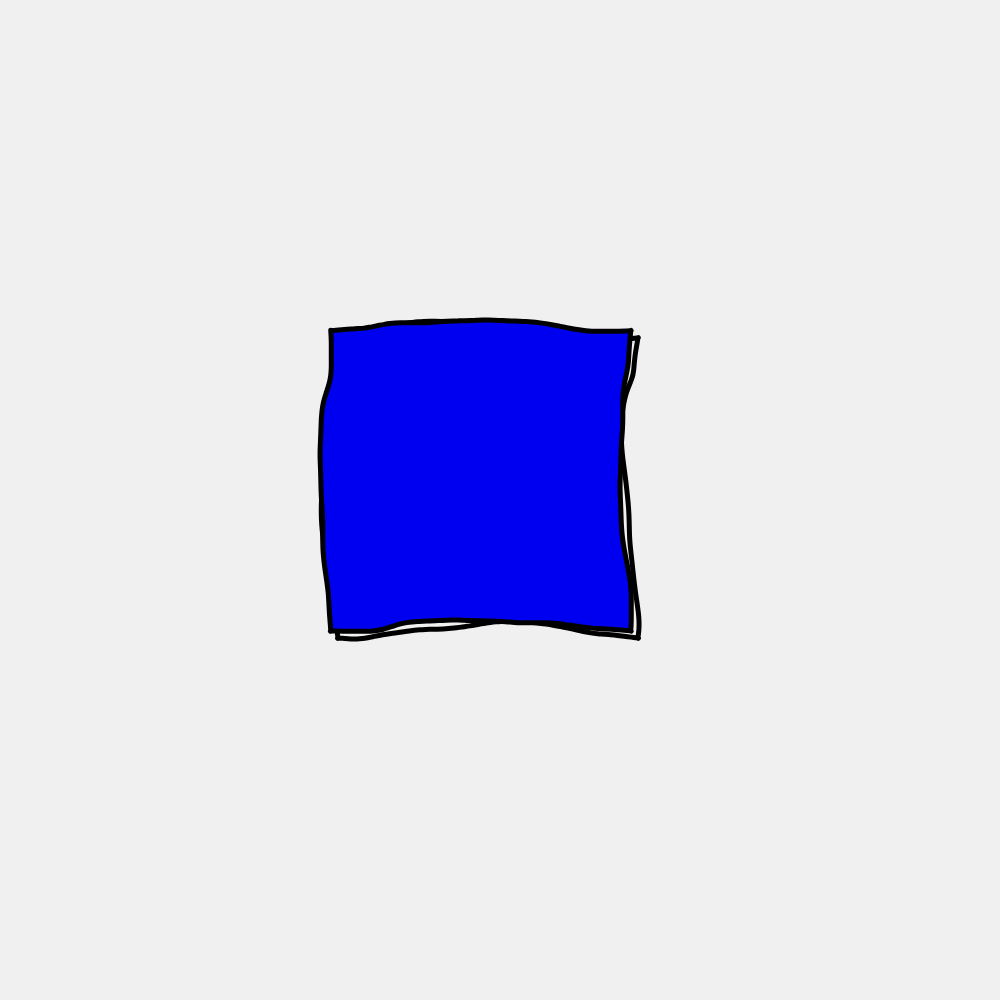
Frame 1 (no input)
Frame 60 (no input): identical to frame 1, image omitted
Frame 120 (the mouse pressed at the canvas centre since frame 60): identical to frame 1, image omitted

The p5.js sketch that drew this single still picture (run headless with seeded random() and noise() and a simulated clock; from frame 60 on, the mouse is pressed at the canvas centre):

// p5.js sketch
// ── sketch.js
let shape;
let fillShape; 
let seed;

function setup() {
  createCanvas(1000, 1000);
  let w = 300;
  let h = 300;
  let x = width / 2 - w / 2;
  let y = height / 2 - h / 2;
  let fillColl1 = color(240, 240, 240); 
  let fillColl2 = color(0, 0, 240); 
  shape = new quadShape(x, y, w, h, fillColl1);
  fillShape = new quadShape(x, y, w, h, fillColl2);
}

function draw() {
  background(240);
  stroke(0);

  seed = 1234; //shape and fill shape have different seeds (for noise) so they dont overlap
  shape.show();

  seed = 100;
  fillShape.show();
}

class quadShape {
  constructor(x, y, quadWidth, quadHeight, col) {
    //origin is top left corner
    this.pos = createVector(x, y);
    this.w = quadWidth;
    this.h = quadHeight;
    this.fillCol = col; 
    this.lines = [];

    this.init();
  }

  init() {
    let amtPoints = 50; //amt points for lerp line (resolution)
    this.lines.push(new LerpLine(this.pos.x, this.pos.y, this.pos.x + this.w, this.pos.y, amtPoints));
    this.lines.push(new LerpLine(this.pos.x + this.w, this.pos.y, this.pos.x + this.w, this.pos.y + this.h, amtPoints));
    this.lines.push(new LerpLine(this.pos.x + this.w, this.pos.y + this.h, this.pos.x, this.pos.y + this.h, amtPoints));
    this.lines.push(new LerpLine(this.pos.x, this.pos.y + this.h, this.pos.x, this.pos.y, amtPoints));
  }

  show() {
    beginShape();
    for (let i = 0; i < this.lines.length; i++) {
      let lerpLine = this.lines[i];
      // noFill();
      fill(this.fillCol);
      strokeWeight(5);
      lerpLine.show();
    }
    endShape(CLOSE);

  }
}

class LerpLine {
  constructor(x1_, y1_, x2_, y2_, amtPoints_) {
    this.x1 = x1_;
    this.y1 = y1_;
    this.x2 = x2_;
    this.y2 = y2_;
    this.amtPoints = amtPoints_;
  }

  show() {
    let noiseMax = 0.3;
    for (let i = 0; i <= this.amtPoints; i++) {
      let a = map(i, 0, this.amtPoints, 0, TAU);
      let xoff = map(cos(a), -1, 1, 0, noiseMax);
      let yoff = map(sin(a), -1, 1, 0, noiseMax);
      let n = noise(xoff + seed, yoff + seed); //edit seeds --------------
      let xMaxDisp = 50;
      let yMaxDisp = 50;

      let dx = map(n, 0, 1, -xMaxDisp, xMaxDisp);
      let dy = map(n, 0, 1, -yMaxDisp, yMaxDisp);

      let x = lerp(this.x1, this.x2, i / this.amtPoints) + dx;
      let y = lerp(this.y1, this.y2, i / this.amtPoints) + dy;
      curveVertex(x, y);
    }
  }
}
